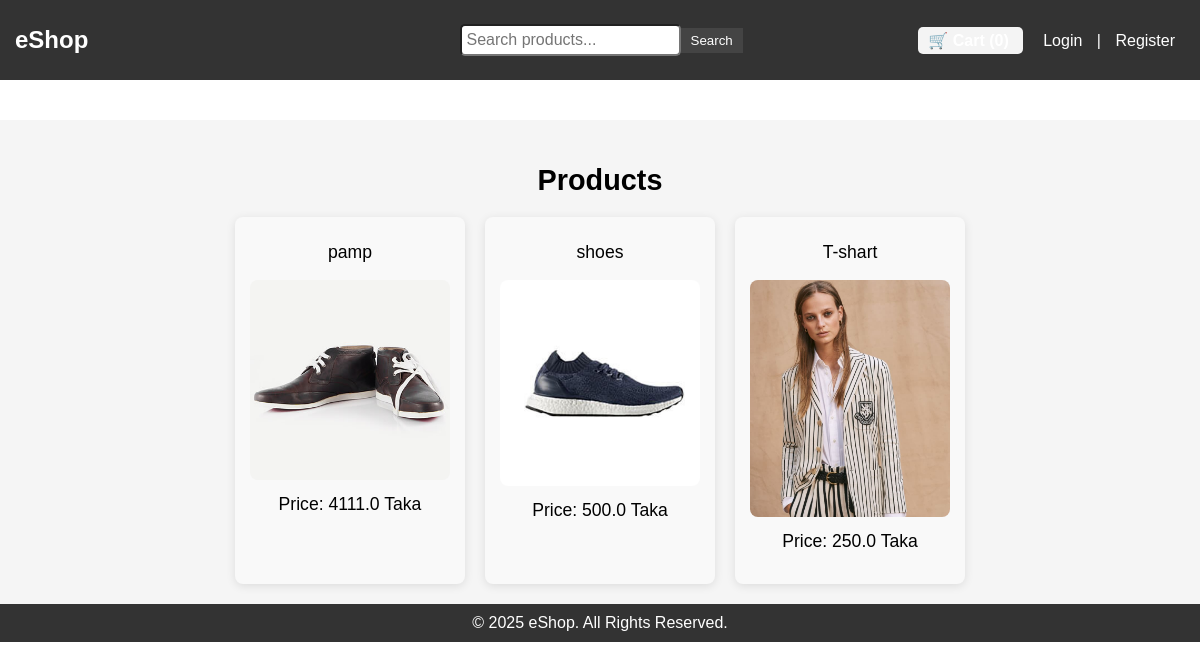
The page /eloctronic/ on the database its author committed.
### categoris/models.py (models this page shows, shortened)
class Product(models.Model):
    name = models.CharField(max_length=250, blank=False, null=False)
    category = models.ForeignKey('Category', on_delete=models.CASCADE, related_name='category')
    preview_des = models.CharField(max_length=255, verbose_name='Short Descriptions')
    description = models.TextField(max_length=1000, verbose_name='Descriptions')
    image = models.ImageField(upload_to='products/')
    slug = models.SlugField(unique=True, blank=True)
    price = models.FloatField()
    old_price = models.FloatField(default=0.00, blank=True, null=True)
    is_stock = models.BooleanField(default=True)
    created = models.DateTimeField(auto_now_add=True)
    class Meta:
        ordering = ['-created']

### categoris/views.py (the view)
# urls.py: 2. Add a URL to urlpatterns:  path('', Home.as_view(), name='home')
class Home(ListView):
    model = Product
    template_name = 'categoris/a1.html'
    context_object_name = 'pro'  # This will be used in the template

### about/templatetags/cartproduct.py (called while the page is built)
@register.filter
def cart_count(user):
    try:
        return Cart.objects.filter(user=user, purchased=False).count()
    except Exception as e:
        print(f"Error in cart_count filter: {e}")
        return 0

### templates/Categoris/a1.html
{% extends 'common_code/common.html' %}

### templates/common_code/common.html (shortened to what this page needs)
<!DOCTYPE html>
{% load category %}
{% load cartproduct %}
{% load static %}
{% load category %}
{% load static %}
<html lang="en">
<head>
    <link rel="stylesheet" href="{% static 'prod.css' %}">
</head>
<body>
    <header>
        <div class="logo">eShop</div>
        <nav>
            <ul class="mega-menu">
                <li class="categories">
                    <a href="#">{{cat.name}}</a>
               </li>
            </ul>
        </nav>
        <div class="search-bar">
            <input type="text" placeholder="Search products...">
            <button>Search</button>
        </div>
        <div class="user-actions">
            <a href="{% url 'about:cart'%}" class="cart-link">
                {% if request.user.is_authenticated %}
                 🛒 Cart (<span id="cart-count">{{request.user|cart_count}}</span>)
                 {% else %}
                 🛒 Cart (<span id="cart-count">{{request.user|cart_count}}</span>)
                 {% endif %}
             </a>
            <a href="#">Login</a> | <a href="#">Register</a>
        </div>
    </header>
    <section class="featured-products">
        <h2>Products</h2>
        <div class="product-list">
            {% for product in pro %}
            <div class="product" onclick="window.location.href='{% url 'product-detail' slug=product.slug %}'">
                <p>{{ product.name }}</p>
                <img src="{{ product.image.url }}" alt="Product">
                <p>Price: {{ product.price }} Taka</p>
            </div>
            {% endfor %}
        </div>
    </section>
    <footer>
        <p>&copy; 2025 eShop. All Rights Reserved.</p>
    </footer>
</body>
</html>

### static/prod.css (style rules this page uses)
body { font-family: Arial, sans-serif; margin: 0; padding: 0; box-sizing: border-box; }
h2 { text-align: center; font-size: 2rem; margin-bottom: 20px; }
header { background-color: #333; color: #fff; padding: 15px; display: flex; justify-content: space-between; align-items: center; }
header .logo { font-size: 1.5rem; font-weight: bold; }
header nav .mega-menu { list-style-type: none; padding: 0; display: flex; }
header nav .mega-menu li { position: relative; margin-right: 20px; }
header nav .mega-menu li a { color: white; text-decoration: none; padding: 10px; }
header .search-bar { display: flex; align-items: center; }
header .search-bar input { padding: 5px; font-size: 1rem; border-radius: 5px; }
header .search-bar button { padding: 5px 10px; background-color: #444; color: white; border: none; cursor: pointer; }
header .user-actions a { color: white; text-decoration: none; margin: 0 10px; }
.product-list { display: flex; flex-wrap: wrap; justify-content: center; gap: 20px; margin: 0 auto; max-width: 1200px; }
.product { background-color: #f9f9f9; width: 200px; padding: 15px; border-radius: 8px; box-shadow: 0 2px 10px rgba(0, 0, 0, 0.1); text-align: center; cursor: pointer; }
.product img { width: 100%; height: auto; border-radius: 8px; }
.product p { font-size: 1.1rem; margin-top: 10px; }
.cart-link { text-decoration: none; font-weight: bold; color: #333; padding: 5px 10px; border-radius: 5px; background-color: #f4f4f4; transition: background 0.3s; }
.featured-products { margin-top: 40px; padding: 20px; background-color: #f5f5f5; }
.featured-products h2 { font-size: 1.8rem; margin-bottom: 20px; }
footer { background-color: #333; color: white; text-align: center; padding: 10px 0; position: relative; bottom: 0; width: 100%; }
footer p { margin: 0; }

### rows shown on the page
Product: name "pamp", image (picture), price "4111.0"
Product: name "shoes", image (picture), price "500.0"
Product: name "T-shart", image (picture), price "250.0"
